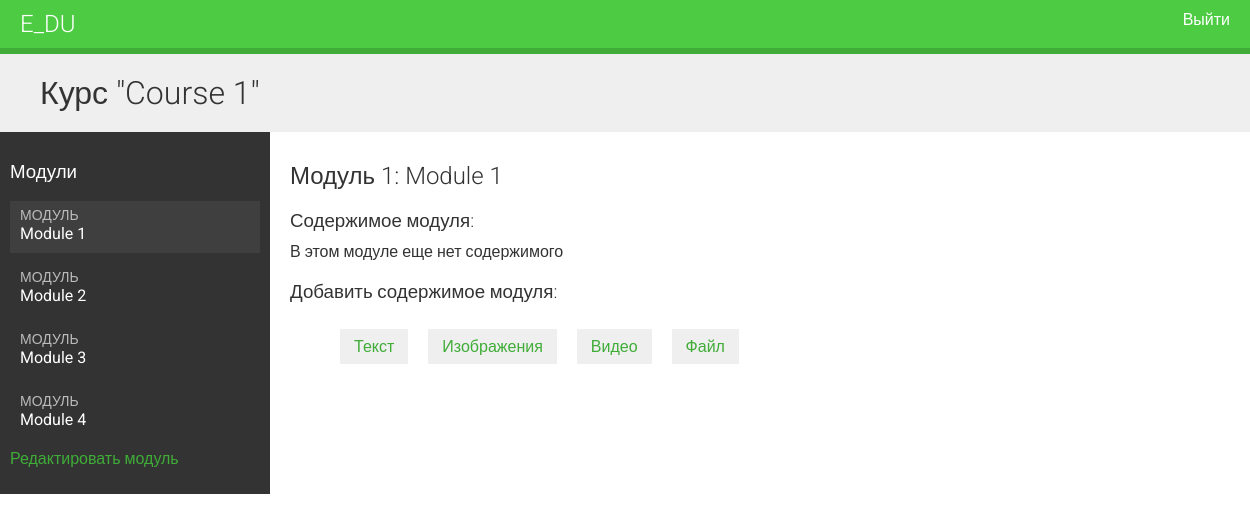
/course/module/1/ (signed in), run on an earlier commit of the app's database.
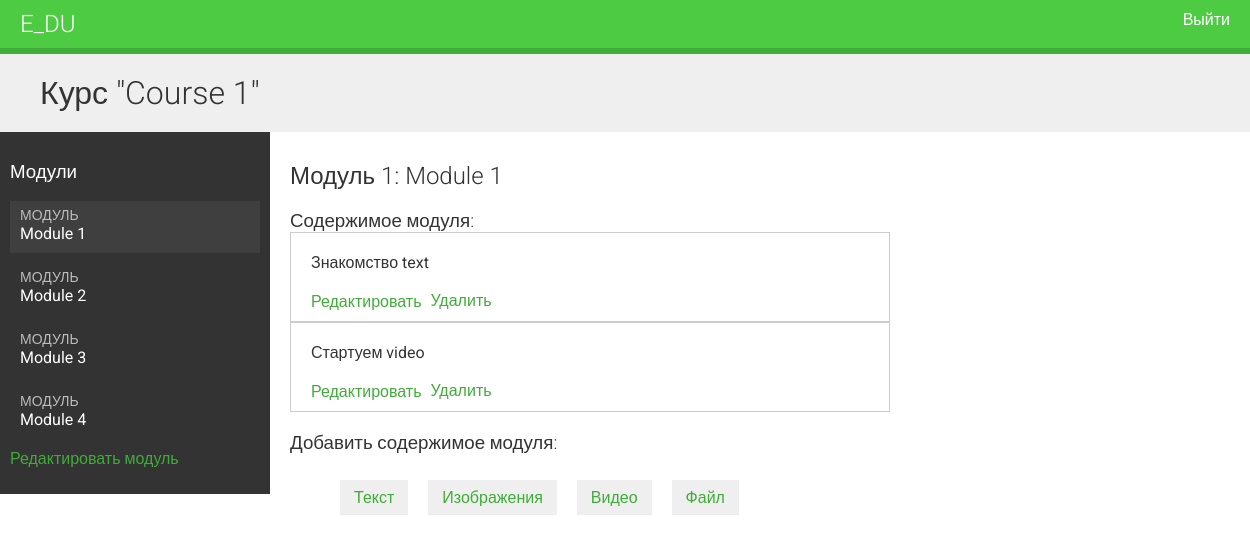
And on a later commit of the database.
### courses/models.py (models this page shows, shortened)
class Module(models.Model):
    course = models.ForeignKey(
        Course, related_name='modules', on_delete=models.CASCADE)
    title = models.CharField(max_length=200)
    description = models.TextField(blank=True)
    order = OrderField(blank=True, for_fields=['course'])
    class Meta:
        ordering = [
            'order'
        ]

class Content(models.Model):
    module = models.ForeignKey(
        Module, related_name='contents', on_delete=models.CASCADE)
    content_type = models.ForeignKey(ContentType, on_delete=models.CASCADE, limit_choices_to={
                                     'model__in': ('text', 'video', 'image', 'file')})
    object_id = models.PositiveIntegerField()
    item = GenericForeignKey('content_type', 'object_id')
    order = OrderField(blank=True, for_fields=['module'])
    class Meta:
        ordering = [
            'order'
        ]

class ItemBase(models.Model):
    owner = models.ForeignKey(
        User, related_name='%(class)s_related', on_delete=models.CASCADE)
    title = models.CharField(max_length=250)
    created = models.DateTimeField(auto_now_add=True)
    updated = models.DateTimeField(auto_now=True)
    class Meta:
        abstract = True
    def __str__(self):
        return self.title

class Text(ItemBase):
    content = models.TextField()

class Video(ItemBase):
    url = models.URLField()

### courses/views.py (the view)
# urls.py: path('module/<int:module_id>/', views.ModuleContentListView.as_view(),
class ModuleContentListView(TemplateResponseMixin, View):
    template_name = 'courses/manage/module/content_list.html'
    def get(self, request, module_id):
        module = get_object_or_404(
            Module, id=module_id, course__owner=request.user)
        return self.render_to_response({'module': module})

### courses/templatetags/course.py (called while the page is built)
@register.filter
def model_name(obj):
    try:
        return obj._meta.model_name
    except AttributeError:
        return None

### courses/templates/courses/manage/module/content_list.html (shortened to what this page needs)
{% extends 'base.html' %}
{% load course %}
{% block content %}
    {% with course=module.course %}
        <h1>Курс "{{ course.title }}"</h1>
        <div class="contents">
            <h3>Модули</h3>
            <ul id="modules">
                {% for m in course.modules.all %}
                    <li data-id="{{ m.id }}" {% if m == module %} class="selected"{% endif %}>
                        <a href="{% url 'module_content_list' m.id %}">
                            <span>
                                Модуль
                            </span>
                            <br>
                            {{ m.title }}
                        </a>
                    </li>
                {% empty %}
                    <li>Модулей пока нет</li>
                {% endfor %}
            </ul>
            <p><a href="{% url 'course_module_update' course.id %}">
                Редактировать модуль
            </a></p>
        </div>
        <div class="module">
            <h2>Модуль {{ module.order|add:1 }}: {{ module.title }}</h2>
            <h3>Содержимое модуля:</h3>
            <div id="module-contents">
                {% for content in module.contents.all %}
                    <div data-id="{{ content.id }}">
                        {% with item=content.item %}
                            <p>{{ item }} {{ item|model_name }}</p>
                            <a href="{% url 'module_content_update' module.id item|model_name item.id %}">Редактировать</a>
                            <form action="{% url 'module_content_delete' content.id %}" method="post">
                                <input type="submit" value="Удалить">
                            </form>
                        {% endwith %}
                    </div>
                {% empty %}
                    <p>В этом модуле еще нет содержимого</p>
                {% endfor %}
            </div>
            <h3>Добавить содержимое модуля:</h3>
            <ul class="content-types">
                <li>
                    <a href="{% url 'module_content_create' module.id 'text' %}">
                        Текст
                    </a>
                </li>
                <li>
                    <a href="{% url 'module_content_create' module.id 'image' %}">
                        Изображения
                    </a>
                </li>
                <li>
                    <a href="{% url 'module_content_create' module.id 'video' %}">
                        Видео
                    </a>
                </li>
                <li>
                    <a href="{% url 'module_content_create' module.id 'file' %}">
                        Файл
                    </a>
                </li>
            </ul>
        </div>
    {% endwith %}
{% endblock  %}

What changed in the data, as far as the page shows it:
added Content: item "Знакомство", item|model_name "text"
added Content: item "Стартуем", item|model_name "video"
Also different on the page:
text no longer shown: "В этом модуле еще нет содержимого"
